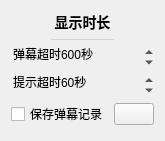
           <widget class="QWidget" name="danmakuTimerSettingsCard" native="true">
            <property name="geometry">
             <rect>
              <x>10</x>
              <y>10</y>
              <width>151</width>
              <height>141</height>
             </rect>
            </property>
            <property name="styleSheet">
             <string notr="true">#danmakuTimerSettingsCard
{
	background: #f7f7ff;
	border: none;
	border-radius: 5px;
}</string>
            </property>
            <layout class="QVBoxLayout" name="verticalLayout_15" stretch="1,0,1,1,0">
             <item>
              <widget class="QLabel" name="label_13">
               <property name="sizePolicy">
                <sizepolicy hsizetype="Preferred" vsizetype="Fixed">
                 <horstretch>0</horstretch>
                 <verstretch>0</verstretch>
                </sizepolicy>
               </property>
               <property name="styleSheet">
                <string notr="true">font-size: 14px;
font-weight: 500;</string>
               </property>
               <property name="text">
                <string>显示时长</string>
               </property>
               <property name="alignment">
                <set>Qt::AlignCenter</set>
               </property>
              </widget>
             </item>
             <item>
              <widget class="QWidget" name="widget_9" native="true">
               <property name="minimumSize">
                <size>
                 <width>0</width>
                 <height>1</height>
                </size>
               </property>
               <property name="maximumSize">
                <size>
                 <width>16777215</width>
                 <height>1</height>
                </size>
               </property>
               <property name="styleSheet">
                <string notr="true">background: lightgray;
margin: 40px;</string>
               </property>
              </widget>
             </item>
             <item>
              <widget class="QSpinBox" name="removeDanmakuIntervalSpin">
               <property name="contextMenuPolicy">
                <enum>Qt::NoContextMenu</enum>
               </property>
               <property name="toolTip">
                <string>弹幕保留的时间，超过之后会清空记录。
影响从用户查找、ChatGPT聊天上下文等功能。
如果弹幕太多，会影响性能。
查看历史弹幕，可以从保存的txt、数据库中查看。</string>
               </property>
               <property name="layoutDirection">
                <enum>Qt::LeftToRight</enum>
               </property>
               <property name="autoFillBackground">
                <bool>false</bool>
               </property>
               <property name="styleSheet">
                <string notr="true">QSpinBox
{
	background: transparent;
}</string>
               </property>
               <property name="frame">
                <bool>false</bool>
               </property>
               <property name="alignment">
                <set>Qt::AlignLeading|Qt::AlignLeft|Qt::AlignVCenter</set>
               </property>
               <property name="suffix">
                <string>秒</string>
               </property>
               <property name="prefix">
                <string>弹幕超时</string>
               </property>
               <property name="maximum">
                <number>3600</number>
               </property>
               <property name="singleStep">
                <number>10</number>
               </property>
               <property name="value">
                <number>600</number>
               </property>
              </widget>
             </item>
             <item>
              <widget class="QSpinBox" name="removeDanmakuTipIntervalSpin">
               <property name="contextMenuPolicy">
                <enum>Qt::NoContextMenu</enum>
               </property>
               <property name="styleSheet">
                <string notr="true">QSpinBox
{
	background: transparent;
}</string>
               </property>
               <property name="frame">
                <bool>false</bool>
               </property>
               <property name="alignment">
                <set>Qt::AlignLeading|Qt::AlignLeft|Qt::AlignVCenter</set>
               </property>
               <property name="suffix">
                <string>秒</string>
               </property>
               <property name="prefix">
                <string>提示超时</string>
               </property>
               <property name="maximum">
                <number>3600</number>
               </property>
               <property name="singleStep">
                <number>5</number>
               </property>
               <property name="value">
                <number>60</number>
               </property>
              </widget>
             </item>
             <item>
              <layout class="QHBoxLayout" name="horizontalLayout_68" stretch="1,0">
               <item>
                <widget class="CheckBox1" name="saveDanmakuToFileCheck">
                 <property name="cursor">
                  <cursorShape>PointingHandCursor</cursorShape>
                 </property>
                 <property name="toolTip">
                  <string>保存所有弹幕历史（包含提示信息）到单独的文件</string>
                 </property>
                 <property name="text">
                  <string>保存弹幕记录</string>
                 </property>
                </widget>
               </item>
               <item>
                <widget class="InteractiveButtonBase" name="saveDanmakuToFileButton">
                 <property name="cursor">
                  <cursorShape>PointingHandCursor</cursorShape>
                 </property>
                 <property name="toolTip">
                  <string>&lt;html&gt;&lt;head/&gt;&lt;body&gt;&lt;p&gt;打开记录文件所在位置&lt;/p&gt;&lt;/body&gt;&lt;/html&gt;</string>
                 </property>
                 <property name="text">
                  <string/>
                 </property>
                 <property name="icon">
                  <iconset resource="../resources/resource.qrc">
                   <normaloff>:/icons/folder</normaloff>:/icons/folder</iconset>
                 </property>
                </widget>
               </item>
              </layout>
             </item>
            </layout>
           </widget>
